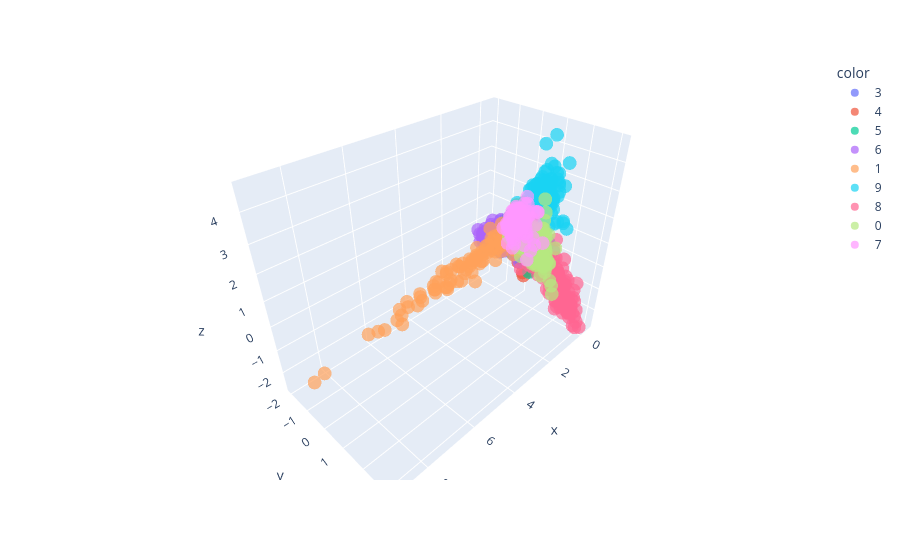

Notebook code cell kept with this figure:
### Code cell
test_cifar9_features_p = pca.transform(test_cifar9_features)

print("Проецирование всех test данных:")
plot_embedding_3d(test_cifar9_features_p, test_cifar9_gt_preds.astype(str))
